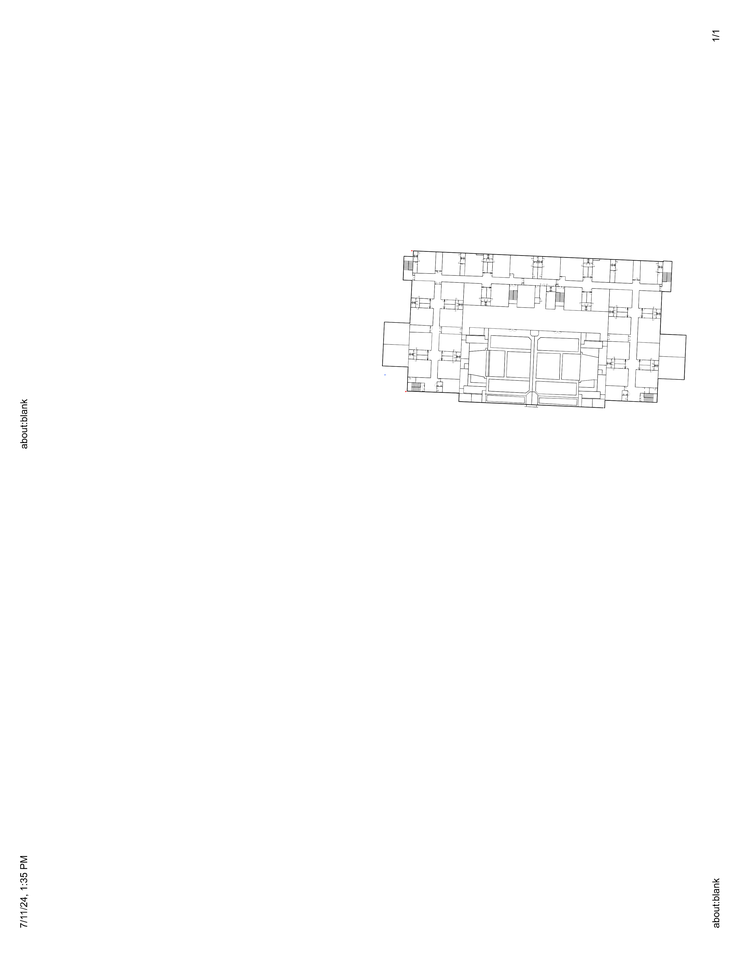
#> input picture pdf_to_png/temp_image.png, 738 x 956 px, shrunk from 3060 x 3960 before the run; its folder holds only this picture in this run
$ python -i pdf_to_png.py   (imports and definitions only)
#> lines starting #> are read from the running program, lines starting #| are printed output that depends on the picture; after the words box and inside, x2 and y2 are one past the last pixel; in counts of white or black regions, pixels touching at a corner belong together
import fitz  # PyMuPDF
from PIL import Image
import cv2
import numpy as np
import os
import tkinter as tk
from threading import Thread
import itertools
import time

def crop_to_content_opencv(img_path, border=10):
    # Load image using OpenCV
#> called with img_path = 'temp_image.png', border = 10
    image = cv2.imread(img_path)
#> image is the input picture: shape (956, 738, 3); mean B, G, R 253.8, 253.8, 253.8
    gray = cv2.cvtColor(image, cv2.COLOR_BGR2GRAY)
    edges = cv2.Canny(gray, 50, 150)
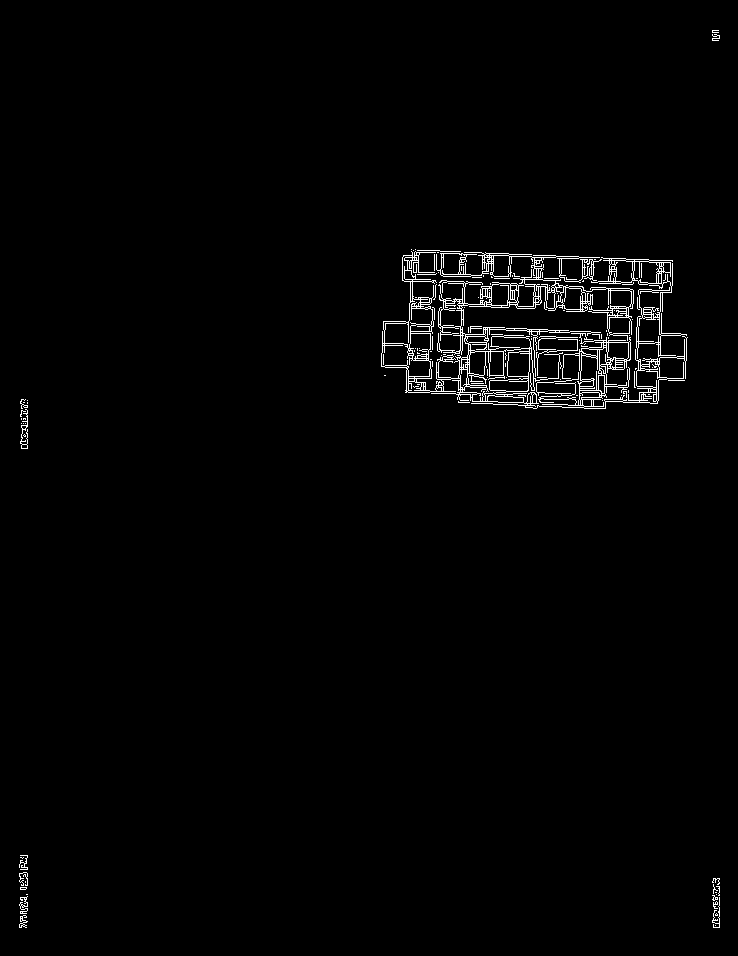
#> edges: shape (956, 738); 1.5% white in thin lines or dots, all inside (x1, y1, x2, y2) = (19, 30, 720, 928)

    # Find contours
    contours, _ = cv2.findContours(edges, cv2.RETR_EXTERNAL, cv2.CHAIN_APPROX_SIMPLE)
#> contours = 102 contours, 97 with area under 20; largest, box (x1, y1, x2, y2) and area: (381, 251, 688, 409) 15242, (591, 257, 687, 359) 1520, (20, 409, 28, 449) 51, (19, 915, 28, 928) 26, (19, 896, 28, 914) 26

    # Get the bounding box of the largest contour
    max_contour = max(contours, key=cv2.contourArea)
#> max_contour = contour of 2046 points, box (x1, y1, x2, y2) (381, 251, 688, 409), area 15242
    x, y, w, h = cv2.boundingRect(max_contour)
#> x = 381; y = 251; w = 307; h = 158

    # Add border
    x = max(0, x - border)
#> x = 371
    y = max(0, y - border)
#> y = 241
    w = min(image.shape[1], x + w + 2 * border) - x
#> w = 327
    h = min(image.shape[0], y + h + 2 * border) - y
#> h = 178

    # Crop the image
    cropped_image = image[y:y+h, x:x+w]
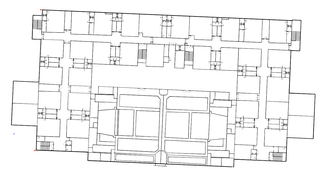
#> cropped_image: shape (178, 327, 3); mean B, G, R 242.4, 242.4, 242.4

    # Convert back to PIL image
    cropped_pil_image = Image.fromarray(cv2.cvtColor(cropped_image, cv2.COLOR_BGR2RGBA))

    return cropped_pil_image

# [98 lines left out: functions convert_pdf_to_transparent_images, process_folder, run_processing, start_processing, animate_processing, create_gui, not called in this run]

# [2 lines not run here, left out]

>>> result = crop_to_content_opencv('temp_image.png')
